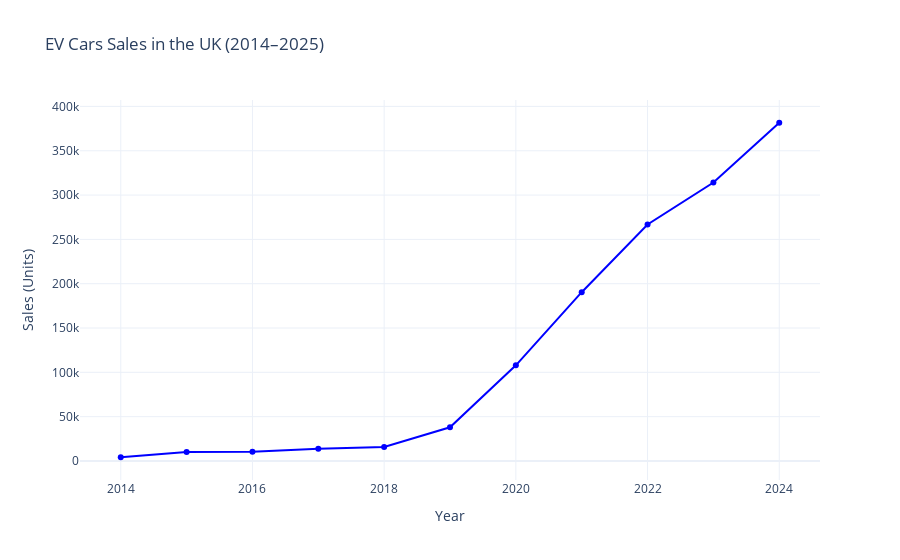

The cell this chart's notebook holds for it:
### Code cell
#cars
import pandas as pd
import plotly.graph_objects as go

# Load the data
df_uk = pd.read_csv("Yearly_UKBEV_Cars_and_Vans_Sales.csv")

# Create interactive figure
fig = go.Figure()

# Add line for BEV Cars
fig.add_trace(go.Scatter(
    x=df_uk['Year'],
    y=df_uk['BEV_Sales_Cars'],
    mode='lines+markers',
    name='Battery electric Cars',
    line=dict(color='blue'),
    marker=dict(size=6)
))

# Customize layout
fig.update_layout(
    title="EV Cars Sales in the UK (2014–2025)",
    xaxis_title="Year",
    yaxis_title="Sales (Units)",
    template="plotly_white",
    hovermode="x unified"
)

# Show figure
fig.show()

### Figure 1 — Plotly figure (JSON) as saved in the notebook; plotly's stock layout.template omitted (floating-point values rounded to 4 significant figures)
{"data": [{"line": {"color": "blue"}, "marker": {"size": 6}, "mode": "lines+markers", "name": "Battery electric Cars", "type": "scatter", "x": [2014, 2015, 2016, 2017, 2018, 2019, 2020, 2021, 2022, 2023, 2024], "y": [4208, 10091, 10429, 13913, 15756, 38007, 107913, 190420, 266875, 314149, 381592]}], "layout": {"hovermode": "x unified", "title": {"text": "EV Cars Sales in the UK (2014–2025)"}, "xaxis": {"title": {"text": "Year"}}, "yaxis": {"title": {"text": "Sales (Units)"}}}}
